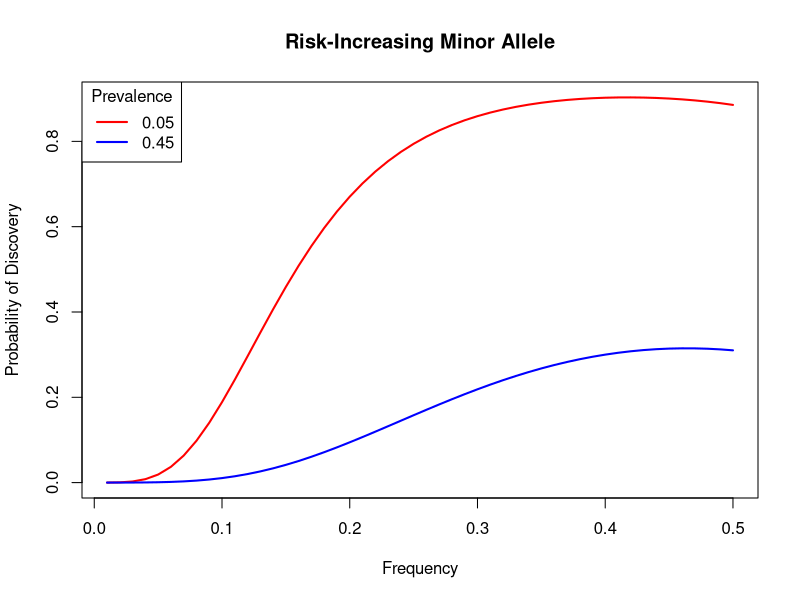
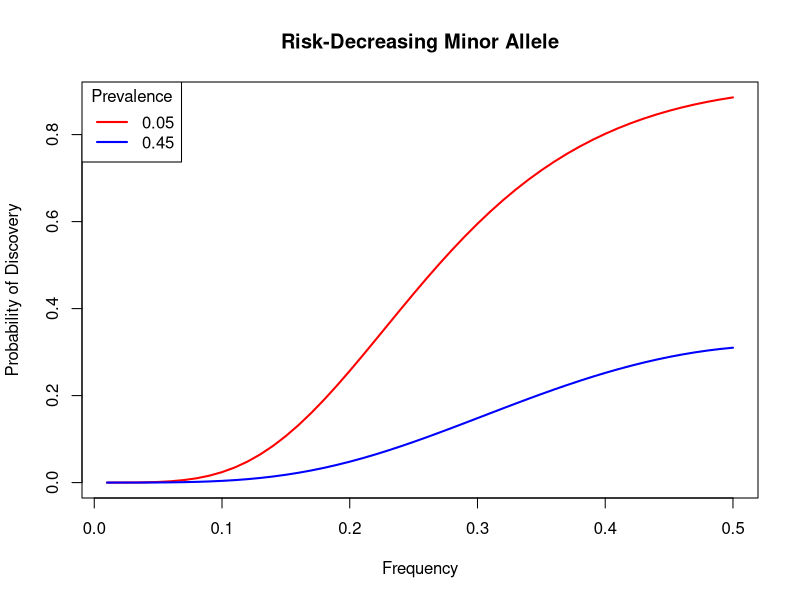
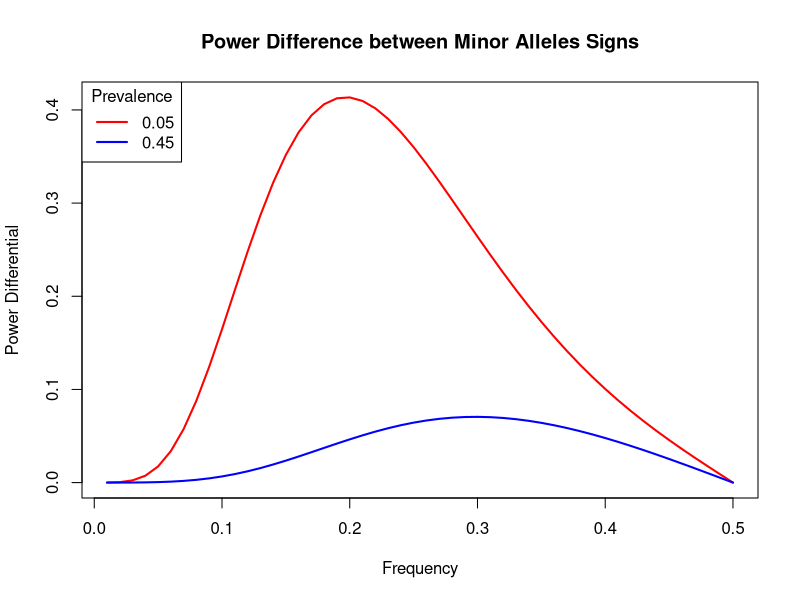
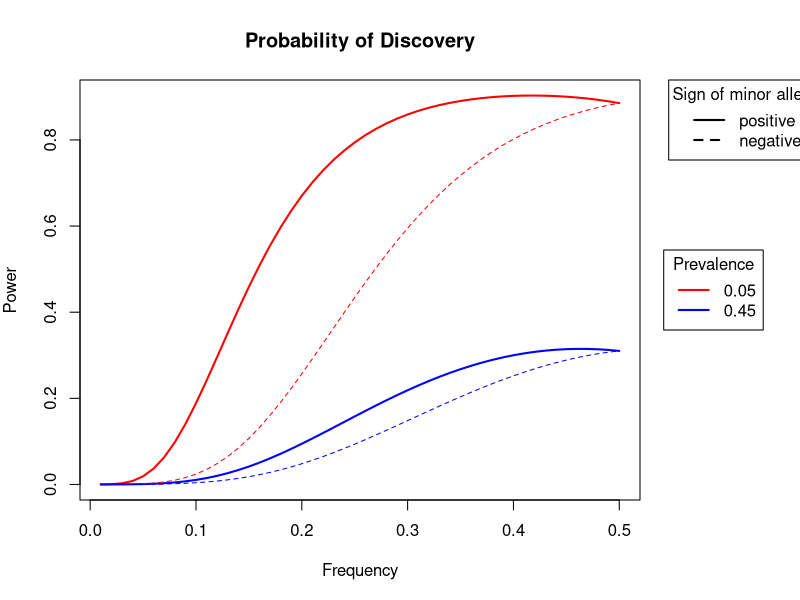

Source code (R) for these figures, in order:
## ---- chunk 1
knitr::opts_chunk$set(echo = TRUE)
## ---- chunk 2
## Calculate non-centrality parameter 
calc_NCP <- function(p, Nd, Nc, B, prev) {
  
  # p = risk-increasing allele freq 
  # Nd = number of cases
  # Nc = number of controls 
  # B = absolute value of liability scale effect size
  # prev = prevalence 
  
  # Compute threshold 
  t <- qnorm(1 - prev)
  
  # Compute mean liability 
  mu_1 <- B * (1 -p)
  mu_2 <- -B * p
  sigma_2 <- 1 - (B^2 * p *(1 -p))
  
  # Conditional Probabilities 
  p_case_a1 <- 1 - pnorm(t, mean = mu_1, sd = sqrt(sigma_2))
  p_case_a2 <- 1 - pnorm(t, mean = mu_2, sd = sqrt(sigma_2))
  p_control_a1 <- pnorm(t, mean = mu_1, sd = sqrt(sigma_2))
  p_control_a2 <- pnorm(t, mean = mu_2, sd = sqrt(sigma_2))
  
  # Compute allele frequency conditional on status
  p_d1 <- (p_case_a1 * p) / (1 - pnorm(t, mean = 0, sd = 1))
  p_c1 <- (p_control_a1 * p) / pnorm(t, mean = 0, sd = 1)
  
  # Observed counts
  q1_o <- 2 * Nd * p_d1
  q2_o <- 2 * Nc * p_c1
  q3_o <- 2 * Nd * (1 - p_d1)
  q4_o <- 2 * Nc * (1 - p_c1)
  
  # Expected counts
  q1_e <- ((2 * (Nd*p_d1 + Nc*p_c1)) * (2*Nd)) / (2* (Nd + Nc))
  q2_e <- ((2 * (Nd*p_d1 + Nc*p_c1)) * (2*Nc)) / (2* (Nd + Nc))
  q3_e <- ((2 * (Nd*(1-p_d1) + Nc*(1- p_c1))) * (2*Nd)) / (2* (Nd + Nc))
  q4_e <- ((2 * (Nd*(1-p_d1) + Nc*(1- p_c1))) * (2*Nc)) / (2* (Nd + Nc))
  
  # Compute NCP 
  NCP <- ((q1_o - q1_e)^2 / q1_e) + ((q2_o - q2_e)^2 / q2_e) + ((q3_o - q3_e)^2 / q3_e) + ((q4_o - q4_e)^2 / q4_e)
  
  # Return NCP
  return(NCP)
}
## ---- chunk 3
## Test - power should be higher at p = 0.1 vs p = 0.9
calc_NCP(p = 0.1, Nd = 500, Nc = 9500, B = 0.1, prev = 0.05)
calc_NCP(p = 0.9, Nd = 500, Nc = 9500, B = 0.1, prev = 0.05)
## ---- chunk 4
## Test - power should be  lower at prev close to 0.5
calc_NCP(p = 0.1, Nd = 500, Nc = 9500, B = 0.1, prev = 0.05)
calc_NCP(p = 0.1, Nd = 500, Nc = 9500, B = 0.1, prev = 0.45)
## ---- chunk 5
## Calculating probability of discovery of the minor allele
prob_discovery <- function(x, sign, n_cases, n_controls, B, prev, alpha) {
  
  # x = minor allele frequency
  # sign = sign of liability scale effect size
  # n_cases = number of cases
  # n_controls = number of controls
  # B = absolute value of liability scale effect size
  # prev = prevalence
  # alpha = type 1 error (5e-8 for GWAS)
  
  # Flip to appropriate increasing allele frequency for given sign 
  if (sign == 1) {
    p <- x
  } else if (sign == -1)  {
    p <- 1 - x 
  } else {
    stop("Please enter a valid sign")
  }

  # Calculate NCP 
  ncp <- calc_NCP(p = p, Nd = n_cases, Nc = n_controls, B = B, prev = prev)
  
  # Calculate power 
  power <- 1 - pchisq(qchisq(1 - alpha, df = 1), df = 1, ncp = ncp)
  
  return(power)
}
## ---- chunk 6
## Test - probability of discovery should be higher for risk-increasing alleles
prob_discovery(x = 0.1, sign = 1, n_cases = 500, n_controls = 9500, B = 0.1, prev = 0.05, alpha = 5e-8)
prob_discovery(x = 0.1, sign = -1, n_cases = 500, n_controls = 9500, B = 0.1, prev = 0.05, alpha = 5e-8)
## ---- chunk 7
## Plots
cols <- c("red", "blue")
freq <- seq(0.01,0.5, 0.01)
prev <- c(0.05, 0.45)
signs <-c("positive", "negative")

# Positive
res1 <- mapply(prob_discovery, list(freq), sign= 1, n_cases=500, n_controls=9500, B=0.2, alpha=5e-8,prev = prev)
matplot(freq, res1, type = "l", lwd = 2,col = cols, lty =1, main = "Risk-Increasing Minor Allele", xlab = "Frequency", ylab = "Probability of Discovery")
legend("topleft", legend=prev, col = cols, lwd = 2, title = "Prevalence")

# Negative 
res2 <- mapply(prob_discovery, list(freq), sign= -1, n_cases=500, n_controls=9500, B=0.2, alpha=5e-8,prev = prev)
matplot(freq, res2, type = "l", lwd = 2,col = cols, lty =1, main = "Risk-Decreasing Minor Allele", xlab = "Frequency", ylab = "Probability of Discovery")
legend("topleft", legend=prev, col = cols, lwd = 2, title = "Prevalence")

# Power differential 
res <- res1 - res2
matplot(freq, res, type = "l", lwd = 2,col = cols, lty =1, main = "Power Difference between Minor Alleles Signs", xlab = "Frequency", ylab = "Power Differential")
legend("topleft", legend=prev, col = cols, lwd = 2, title = "Prevalence")

# Combine plots
res1 <- mapply(prob_discovery, list(freq), sign= 1, n_cases=500, n_controls=9500, B=0.2, alpha=5e-8,prev = prev)
par(mar = c(5,4,4,8), xpd=TRUE)
matplot(freq, res1, type = "l", lwd = 2,col = cols, lty =1, main = "Probability of Discovery", xlab = "Frequency", ylab = "Power")
legend("right", inset = c(-0.22, 0), legend=prev, col = cols, lwd = 2, title = "Prevalence")
lines(freq, res2[,1],lty = "dashed", col = "red")
lines(freq, res2[,2],lty = "dashed", col = "blue")
legend("topright", inset = c(-0.32, 0), legend=signs, lty=c("solid", "dashed"), lwd = 2, title = "Sign of minor allele")

